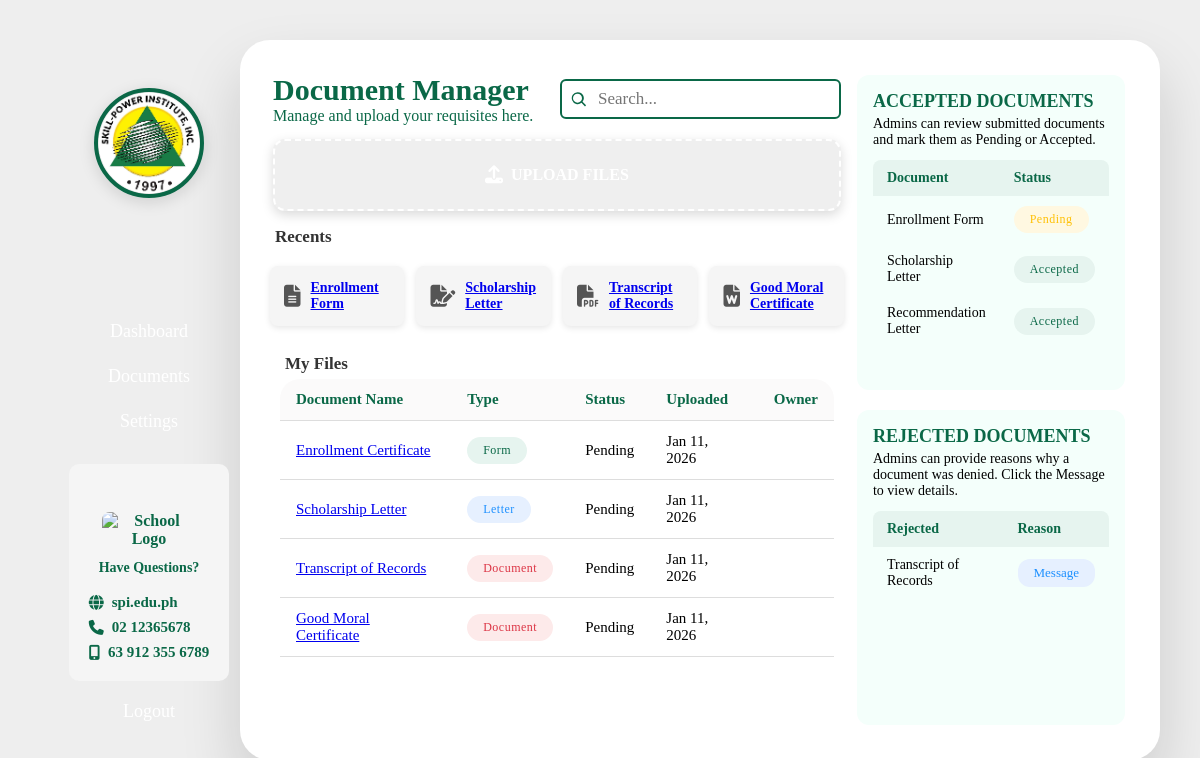
Page /documents/ (signed in) on the earlier database version.
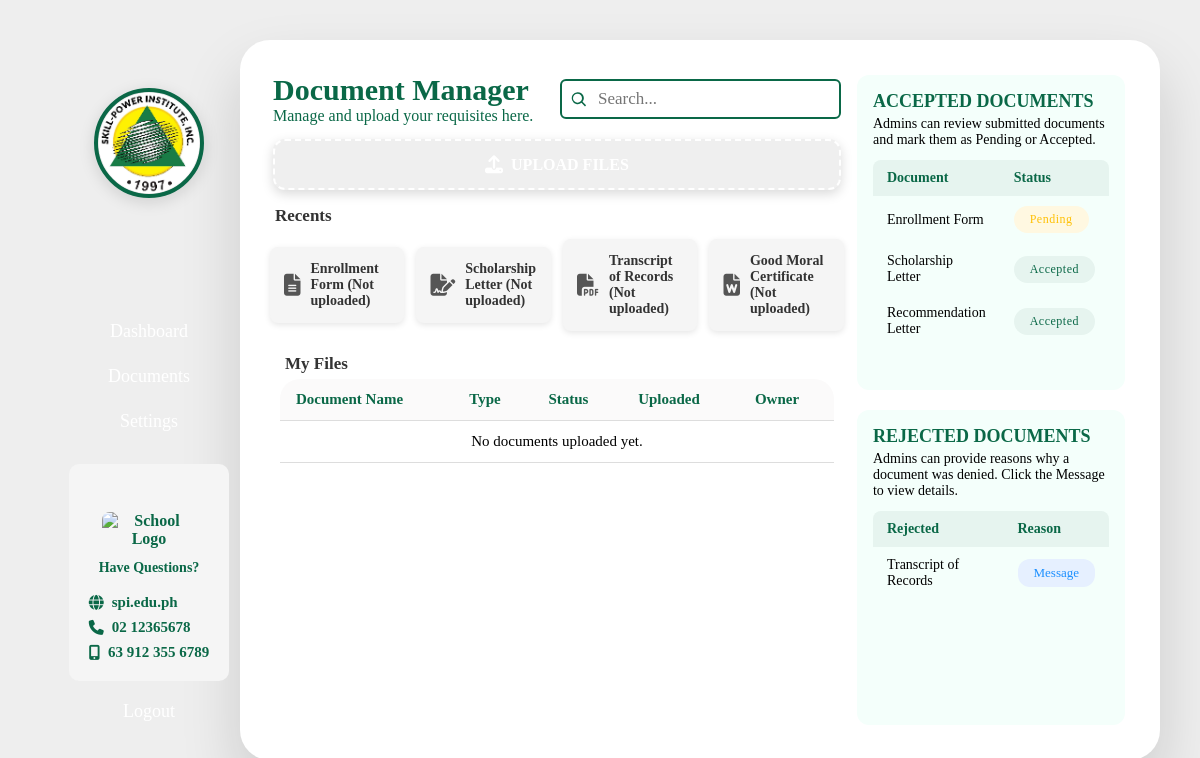
Same page on the later database version.
### accounts/models.py (models this page shows, shortened)
class ScholarshipApplication(models.Model):
    student = models.ForeignKey(User, on_delete=models.CASCADE)
    previous_school = models.CharField(max_length=100)
    school_year = models.CharField(max_length=20)
    surname = models.CharField(max_length=50)
    firstname = models.CharField(max_length=50)
    middlename = models.CharField(max_length=50, blank=True, null=True)
    sex = models.CharField(max_length=6, choices=SEX_CHOICES)
    age = models.PositiveIntegerField()
    street_no = models.CharField(max_length=100)
    city = models.CharField(max_length=50)
    province = models.CharField(max_length=50)
    cellphone = models.CharField(max_length=11)
    semester = models.CharField(max_length=5, choices=SEMESTER_CHOICES)
    strand_course = models.CharField(max_length=100)
    application_date = models.DateField()
    proof_identity = models.FileField(upload_to=proof_identity_upload, null=True, blank=True)
    birth_certificate = models.FileField(upload_to=birth_certificate_upload, null=True, blank=True)
    transcript_records = models.FileField(upload_to=transcript_records_upload, null=True, blank=True)
    enrollment_certificate = models.FileField(upload_to=enrollment_cert_upload, null=True, blank=True)
    good_moral = models.FileField(upload_to=good_moral_upload, null=True, blank=True)
    scholarship_essay = models.FileField(upload_to=scholarship_essay_upload, null=True, blank=True)
    status = models.CharField(max_length=20, choices=STATUS_CHOICES, default='Pending')
    submitted_at = models.DateTimeField(auto_now_add=True)

### accounts/views.py (the view)
# urls.py: path('documents/', views.user_documents, name='user_documents'),
@user_passes_test(is_student)
def user_documents(request):
    profile = getattr(request.user, 'studentprofile', None)
    applications = ScholarshipApplication.objects.all().order_by('-submitted_at')
    app = ScholarshipApplication.objects.filter(student=request.user).order_by('-submitted_at').first()
    return render(request, 'student/documents.html', {
        'profile': profile,
        'applications': applications,
        'app':app,
    })

### accounts/views.py (called while the page is built)
def is_student(user):
    return user.groups.filter(name='Student').exists()

### accounts/templates/student/documents.html (shortened to what the changed rows need)
<!DOCTYPE html>
<html lang="en">
<head>
  <link rel="stylesheet" href="https://cdnjs.cloudflare.com/ajax/libs/font-awesome/6.5.0/css/all.min.css">
    {% load static %}
  <link rel="stylesheet" href="{% static 'css/user_sideCSS/userDocuments.css' %}">
</head>
<body>
  <div class="page">
    <div class="app-container">
      <div class="parent">
        <div class="div1">
          <div class="flex-box boxA">
            <div class="documents-section">
              <h1>Document Manager</h1>
            </div>
          </div>
        </div>
        <div class="div2">
          <div class="recents-header">
            <h2>Recents</h2>
          </div>
          <div class="row-box rowB">
            <div class="gray-box g1">
              <div class="file-info">
                <h4>
                  {% if app.enrollment_certificate.url %}
                    <a href="{{ app.enrollment_certificate.url }}" target="_blank">Enrollment Form</a>
                  {% else %}
                    Enrollment Form (Not uploaded)
                  {% endif %}
                </h4>
              </div>
            </div>
            <div class="gray-box g2">
              <div class="file-info">
                <h4>
                  {% if app.scholarship_essay %}
                    <a href="{{ app.scholarship_essay.url }}" target="_blank">Scholarship Letter</a>
                  {% else %}
                    Scholarship Letter (Not uploaded)
                  {% endif %}
                </h4>
              </div>
            </div>
          <div class="gray-box g3">
            <div class="file-info">
              <h4>
                {% if app.transcript_records %}
                  <a href="{{ app.transcript_records.url }}" target="_blank">Transcript of Records</a>
                {% else %}
                  Transcript of Records (Not uploaded)
                {% endif %}
              </h4>
            </div>
          </div>
          <div class="gray-box g4">
            <div class="file-info">
              <h4>
                {% if app.good_moral %}
                  <a href="{{ app.good_moral.url }}" target="_blank">Good Moral Certificate</a>
                {% else %}
                  Good Moral Certificate (Not uploaded)
                {% endif %}
              </h4>
            </div>
          </div>
        </div>
        </div>
        <div class="div3">
          <div class="recents-header">
            <h2>My Files</h2>
          </div>
          <table class="asset-table">
            <thead>
              <tr>
                <th>Document Name</th>
                <th>Type</th>
                <th>Status</th>
                <th>Uploaded</th>
                <th>Owner</th>
              </tr>
            </thead>
            <tbody>
              {% if app %}
              <tr>
                <td>
                  {% if app.enrollment_certificate %}
                    <a href="{{ app.enrollment_certificate.url }}" target="_blank">
                      Enrollment Certificate
                    </a>
                  {% else %}
                    Enrollment Certificate
                  {% endif %}
                </td>
                <td><span class="tag tag-form">Form</span></td>
                <td>
                  <span class="badge {{ app.status|lower }}">
                    {{ app.status }}
                  </span>
                </td>
                <td>{{ app.submitted_at|date:"M d, Y" }}</td>
                <td>{{ request.user.first_name }}</td>
              </tr>
              <tr>
                <td>
                  {% if app.scholarship_essay %}
                    <a href="{{ app.scholarship_essay.url }}" target="_blank">
                      Scholarship Letter
                    </a>
                  {% else %}
                    Scholarship Letter
                  {% endif %}
                </td>
                <td><span class="tag tag-letter">Letter</span></td>
                <td>
                  <span class="badge {{ app.status|lower }}">
                    {{ app.status }}
                  </span>
                </td>
                <td>{{ app.submitted_at|date:"M d, Y" }}</td>
                <td>{{ request.user.first_name }}</td>
              </tr>
              <tr>
                <td>
                  {% if app.transcript_records %}
                    <a href="{{ app.transcript_records.url }}" target="_blank">
                      Transcript of Records
                    </a>
                  {% else %}
                    Transcript of Records
                  {% endif %}
                </td>
                <td><span class="tag tag-doc">Document</span></td>
                <td>
                  <span class="badge {{ app.status|lower }}">
                    {{ app.status }}
                  </span>
                </td>
                <td>{{ app.submitted_at|date:"M d, Y" }}</td>
                <td>{{ request.user.first_name }}</td>
              </tr>
              <tr>
                <td>
                  {% if app.good_moral %}
                    <a href="{{ app.good_moral.url }}" target="_blank">
                      Good Moral Certificate
                    </a>
                  {% else %}
                    Good Moral Certificate
                  {% endif %}
                </td>
                <td><span class="tag tag-doc">Document</span></td>
                <td>
                  <span class="badge {{ app.status|lower }}">
                    {{ app.status }}
                  </span>
                </td>
                <td>{{ app.submitted_at|date:"M d, Y" }}</td>
                <td>{{ request.user.first_name }}</td>
              </tr>
              {% else %}
              <tr>
                <td colspan="5" style="text-align:center;">
                  No documents uploaded yet.
                </td>
              </tr>
              {% endif %}
            </tbody>
          </table>
        </div>
        <div class="div4">
          <div class="vbox v1">
            <div class="table-header">
              <h2>ACCEPTED DOCUMENTS</h2>
            </div>
            <table class="doc-status-table">
              <thead>
                <tr>
                  <th>Document</th>
                  <th>Status</th>
                </tr>
              </thead>
            </table>
          </div>
          <div class="vbox v2">
            <div class="table-header">
              <h2>REJECTED DOCUMENTS</h2>
            </div>
            <table class="doc-rejected-table">
              <thead>
                <tr>
                  <th>Rejected</th>
                  <th>Reason</th>
                </tr>
              </thead>
            </table>
          </div>
        </div>
      </div>
    </div>
</body>
</html>

Differences in the rows shown:
removed ScholarshipApplication: status "Pending", submitted_at "Jan 11, 2026"
Other differences:
text no longer shown: "Enrollment Form Scholarship Letter Transcript of Records Good Moral Certificate Enrollment Certificate Form Scholarship Letter Letter Transcript of Records Document Good Moral Certificate Document"
text now shown: "Enrollment Form (Not uploaded) Scholarship Letter (Not uploaded) Transcript of Records (Not uploaded) Good Moral Certificate (Not uploaded) No documents uploaded yet."
